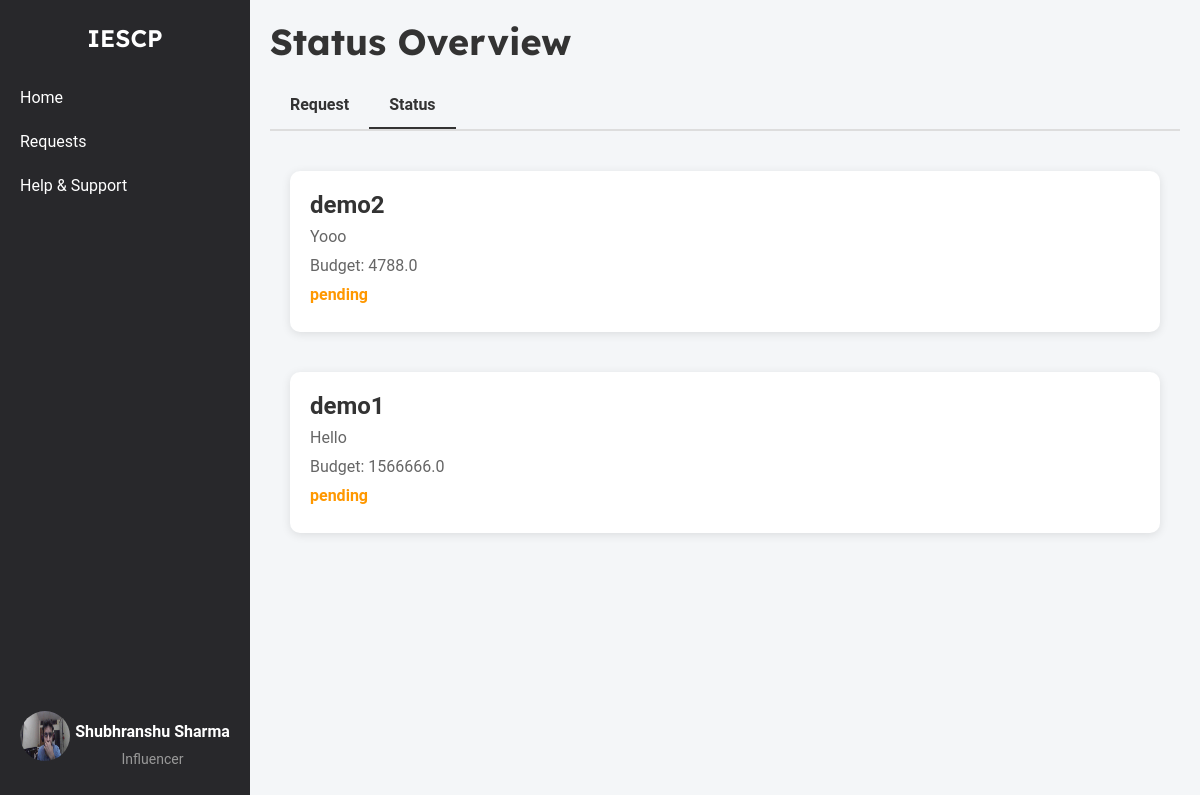
Before: /influencer/campaign/request_status (signed in) with the older database file.
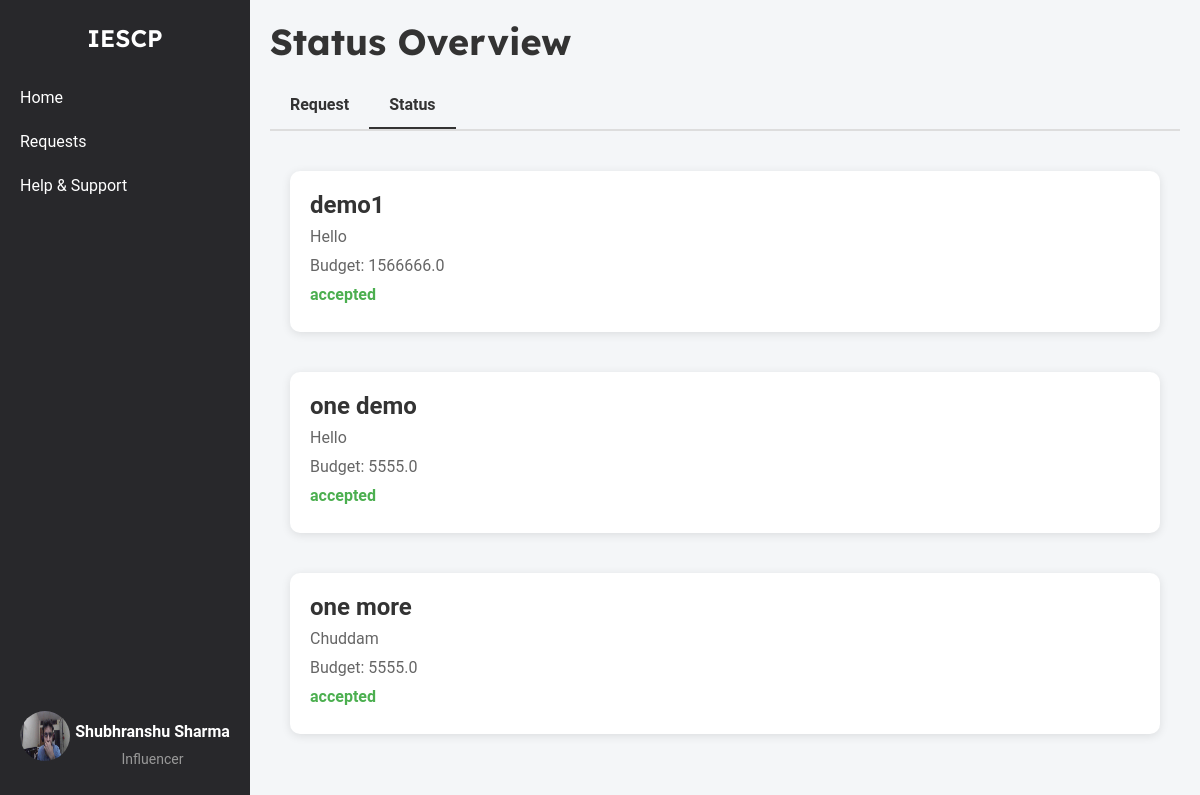
After: the same page with the newer database file.
### models.py (models this page shows, shortened)
class InterestedCampaigns(db.Model):
    __tablename__ = 'interested_campaigns'
    id = db.Column(db.Integer, primary_key=True)
    influencer_id = db.Column(
        db.Integer,
        db.ForeignKey('influencers.id', name='fk_influencer_id'),
        nullable=False
    )
    campaign_id = db.Column(
        db.Integer,
        db.ForeignKey('campaign.id', name='fk_campaign_id'),
        nullable=False
    )
    company_id = db.Column(
        db.Integer,
        db.ForeignKey('company.id', name='fk_company_id'),
        nullable=False
    )
    expressed_at = db.Column(db.DateTime, nullable=False, default=datetime.utcnow)
    status = db.Column(db.String(50), nullable=False, default='pending')
    influencer = db.relationship('Influencer', backref=db.backref('interested_campaigns', lazy=True))
    campaign = db.relationship('Campaign', backref=db.backref('interested_influencers', lazy=True))
    company = db.relationship('Company', backref=db.backref('company_interests', lazy=True))

class Campaign(db.Model):
    __tablename__ = 'campaign'
    id = db.Column(db.Integer, primary_key=True)
    title = db.Column(db.String(200), nullable=False)
    description = db.Column(db.Text, nullable=False)
    budget = db.Column(db.Float, nullable=False)
    start_date = db.Column(db.Date, nullable=False)
    end_date = db.Column(db.Date, nullable=False)
    company_id = db.Column(db.Integer, db.ForeignKey('company.id'), nullable=False)
    status = db.Column(db.String(50), nullable=False, default='pending')
    category = db.Column(db.String(255), nullable=False)
    created_at = db.Column(db.DateTime, nullable=False, default=datetime.utcnow)
    visibility = db.Column(db.String(50), nullable=False, default='public')
    influencers = db.relationship('Influencer', secondary=influencer_campaign_association, back_populates='campaigns')

### influencer_routes.py (the view)
@app.route('/influencer/campaign/request_status')
@influencer_auth_required
def request_status():
    user = Influencer.query.get(session['influencer_id'])
    interests = InterestedCampaigns.query.filter_by(influencer_id=user.id).all()
    return render_template('influencer_request_status.html', user=user, interests=interests)

### influencer_routes.py (called while the page is built)
def influencer_auth_required(func):
    @wraps(func)
    def func2(*args, **kwargs):
        if 'influencer_id' in session:
            return func(*args, **kwargs)
        else:
            flash("Please login first")
            return redirect(url_for('influencer_login'))
    return func2

### templates/influencer_request_status.html (shortened to what this page needs)
{% extends 'layout.html' %}
{% block content %}
    <div class="container-box">
        <div class="sidebar">
            <div class="logo">IESCP</div>
            <ul>
                <li><a href="{{ url_for('influencer_home') }}">Home</a></li>
                <li><a href="{{ url_for('influencer_requests') }}">Requests</a></li>
                <li><a href="#">Help & Support</a></li>
            </ul>
            <div class="profile">
                <a href="{{ url_for('influencer_dashboard') }}">
                    <img src="{{ url_for('static', filename='profile_upload/influencer/' + user.username + '/' + user.profile_picture) }}" alt="Profile Picture">
                    <div class="profile-name-category">
                        <span class="name">{{ user.name }}</span>
                        <span class="category">Influencer</span>
                    </div>
                </a>
            </div>
        </div>
        <div class="main-content">
            <h1>Status Overview</h1>
            <div class="tabs">
                <a href="{{ url_for('influencer_requests') }}" class="tab">Request</a>
                <a href="{{url_for('request_status')}}" class="tab active">Status</a>
            </div>
            <div class="status-list">
                {% for interest in interests %}
                <div class="status-item">
                    <h3>{{ interest.campaign.title }}</h3>
                    <p>{{ interest.campaign.description }}</p>
                    <p>Budget: {{ interest.campaign.budget }}</p>
                    <p class="status {{ interest.status|lower }}">{{ interest.status }}</p>
                </div>
                {% endfor %}
            </div>
        </div>
    </div>
{% endblock %}

Changed rows visible on the page:
removed InterestedCampaigns: campaign "demo2", campaign.description "Yooo", campaign.budget "4788.0", status "pending"
changed InterestedCampaigns "demo1": status "pending" → "accepted"
added InterestedCampaigns: campaign "one demo", campaign.description "Hello", campaign.budget "5555.0", status "accepted"
added InterestedCampaigns: campaign "one more", campaign.description "Chuddam", campaign.budget "5555.0", status "accepted"
